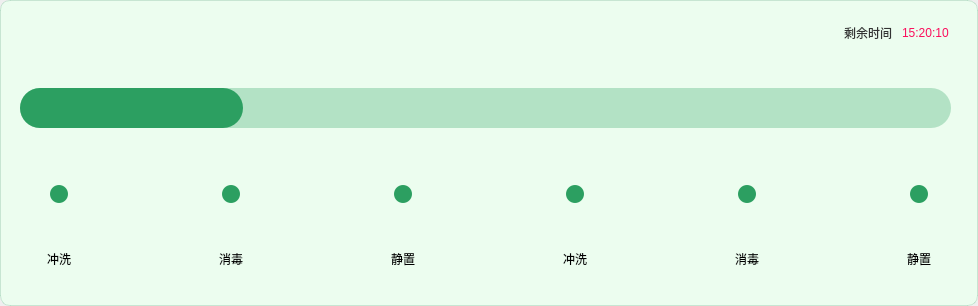
<?xml version="1.0" encoding="UTF-8"?>
<ui version="4.0">
 <class>Form</class>
 <widget class="QWidget" name="Form">
  <property name="geometry">
   <rect>
    <x>0</x>
    <y>0</y>
    <width>978</width>
    <height>306</height>
   </rect>
  </property>
  <property name="windowTitle">
   <string>Form</string>
  </property>
  <layout class="QHBoxLayout" name="horizontalLayout">
   <property name="spacing">
    <number>0</number>
   </property>
   <property name="leftMargin">
    <number>0</number>
   </property>
   <property name="topMargin">
    <number>0</number>
   </property>
   <property name="rightMargin">
    <number>0</number>
   </property>
   <property name="bottomMargin">
    <number>0</number>
   </property>
   <item>
    <widget class="QWidget" name="widget" native="true">
     <property name="styleSheet">
      <string notr="true">QWidget#widget{
	background-color:rgba(236, 253, 239, 1);
	border: 1px solid rgba(44, 159, 97, 0.20);
	border-radius:10px;
}</string>
     </property>
     <layout class="QVBoxLayout" name="verticalLayout" stretch="1,1,10">
      <property name="spacing">
       <number>0</number>
      </property>
      <property name="leftMargin">
       <number>0</number>
      </property>
      <property name="topMargin">
       <number>0</number>
      </property>
      <property name="rightMargin">
       <number>0</number>
      </property>
      <property name="bottomMargin">
       <number>0</number>
      </property>
      <item>
       <widget class="QWidget" name="widget_2" native="true">
        <layout class="QHBoxLayout" name="horizontalLayout_3">
         <property name="spacing">
          <number>10</number>
         </property>
         <property name="leftMargin">
          <number>0</number>
         </property>
         <property name="topMargin">
          <number>20</number>
         </property>
         <property name="rightMargin">
          <number>29</number>
         </property>
         <property name="bottomMargin">
          <number>0</number>
         </property>
         <item>
          <spacer name="horizontalSpacer">
           <property name="orientation">
            <enum>Qt::Horizontal</enum>
           </property>
           <property name="sizeHint" stdset="0">
            <size>
             <width>40</width>
             <height>20</height>
            </size>
           </property>
          </spacer>
         </item>
         <item>
          <widget class="QLabel" name="label">
           <property name="minimumSize">
            <size>
             <width>25</width>
             <height>25</height>
            </size>
           </property>
           <property name="maximumSize">
            <size>
             <width>25</width>
             <height>25</height>
            </size>
           </property>
           <property name="styleSheet">
            <string notr="true">border-image: url(:/icon/icon_clean_load_clock.png);</string>
           </property>
           <property name="text">
            <string/>
           </property>
          </widget>
         </item>
         <item>
          <widget class="QLabel" name="label_2">
           <property name="styleSheet">
            <string notr="true">color:rgba(51, 51, 51, 1);</string>
           </property>
           <property name="text">
            <string>剩余时间</string>
           </property>
          </widget>
         </item>
         <item>
          <widget class="QLabel" name="l_date">
           <property name="styleSheet">
            <string notr="true">color:rgba(251, 13, 92, 1);</string>
           </property>
           <property name="text">
            <string>15:20:10</string>
           </property>
          </widget>
         </item>
        </layout>
       </widget>
      </item>
      <item>
       <widget class="QWidget" name="widget_3" native="true">
        <layout class="QHBoxLayout" name="horizontalLayout_2">
         <property name="spacing">
          <number>0</number>
         </property>
         <property name="leftMargin">
          <number>20</number>
         </property>
         <property name="topMargin">
          <number>43</number>
         </property>
         <property name="rightMargin">
          <number>27</number>
         </property>
         <property name="bottomMargin">
          <number>0</number>
         </property>
         <item>
          <widget class="QProgressBar" name="progressBar">
           <property name="minimumSize">
            <size>
             <width>0</width>
             <height>40</height>
            </size>
           </property>
           <property name="maximumSize">
            <size>
             <width>5000</width>
             <height>40</height>
            </size>
           </property>
           <property name="styleSheet">
            <string notr="true">QProgressBar{
	color:white;
	border-radius:20px;
	background-color:rgb(179, 226, 197);
	text-align:center;
}
QProgressBar::chunk{
	
	border-radius:20px;			
	background-color:rgb(44, 159, 97);
}</string>
           </property>
           <property name="value">
            <number>24</number>
           </property>
           <property name="textVisible">
            <bool>false</bool>
           </property>
          </widget>
         </item>
        </layout>
       </widget>
      </item>
      <item>
       <widget class="QWidget" name="widget_4" native="true">
        <property name="styleSheet">
         <string notr="true">background-color:transparent;</string>
        </property>
        <layout class="QVBoxLayout" name="verticalLayout_2">
         <property name="spacing">
          <number>0</number>
         </property>
         <property name="leftMargin">
          <number>0</number>
         </property>
         <property name="topMargin">
          <number>0</number>
         </property>
         <property name="rightMargin">
          <number>0</number>
         </property>
         <property name="bottomMargin">
          <number>0</number>
         </property>
         <item>
          <widget class="QWidget" name="widget_6" native="true">
           <layout class="QHBoxLayout" name="horizontalLayout_15">
            <property name="spacing">
             <number>0</number>
            </property>
            <property name="leftMargin">
             <number>0</number>
            </property>
            <property name="topMargin">
             <number>0</number>
            </property>
            <property name="rightMargin">
             <number>0</number>
            </property>
            <property name="bottomMargin">
             <number>0</number>
            </property>
            <item>
             <widget class="QWidget" name="widget_7" native="true">
              <layout class="QVBoxLayout" name="verticalLayout_3">
               <property name="spacing">
                <number>10</number>
               </property>
               <property name="leftMargin">
                <number>0</number>
               </property>
               <property name="topMargin">
                <number>39</number>
               </property>
               <property name="rightMargin">
                <number>0</number>
               </property>
               <property name="bottomMargin">
                <number>20</number>
               </property>
               <item>
                <widget class="QWidget" name="widget_8" native="true">
                 <layout class="QHBoxLayout" name="horizontalLayout_5">
                  <property name="spacing">
                   <number>0</number>
                  </property>
                  <property name="leftMargin">
                   <number>50</number>
                  </property>
                  <property name="topMargin">
                   <number>0</number>
                  </property>
                  <property name="rightMargin">
                   <number>50</number>
                  </property>
                  <property name="bottomMargin">
                   <number>0</number>
                  </property>
                  <item>
                   <spacer name="horizontalSpacer_2">
                    <property name="orientation">
                     <enum>Qt::Horizontal</enum>
                    </property>
                    <property name="sizeHint" stdset="0">
                     <size>
                      <width>0</width>
                      <height>20</height>
                     </size>
                    </property>
                   </spacer>
                  </item>
                  <item>
                   <widget class="QLabel" name="l_1">
                    <property name="minimumSize">
                     <size>
                      <width>18</width>
                      <height>18</height>
                     </size>
                    </property>
                    <property name="maximumSize">
                     <size>
                      <width>18</width>
                      <height>18</height>
                     </size>
                    </property>
                    <property name="styleSheet">
                     <string notr="true">background-color:rgba(44, 159, 97, 1);
border-radius:9px;
</string>
                    </property>
                    <property name="text">
                     <string/>
                    </property>
                   </widget>
                  </item>
                  <item>
                   <spacer name="horizontalSpacer_3">
                    <property name="orientation">
                     <enum>Qt::Horizontal</enum>
                    </property>
                    <property name="sizeHint" stdset="0">
                     <size>
                      <width>0</width>
                      <height>20</height>
                     </size>
                    </property>
                   </spacer>
                  </item>
                 </layout>
                </widget>
               </item>
               <item>
                <widget class="QLabel" name="label_24">
                 <property name="text">
                  <string>冲洗</string>
                 </property>
                 <property name="alignment">
                  <set>Qt::AlignCenter</set>
                 </property>
                </widget>
               </item>
              </layout>
             </widget>
            </item>
            <item>
             <widget class="QWidget" name="widget_9" native="true">
              <layout class="QVBoxLayout" name="verticalLayout_4">
               <property name="spacing">
                <number>10</number>
               </property>
               <property name="leftMargin">
                <number>0</number>
               </property>
               <property name="topMargin">
                <number>39</number>
               </property>
               <property name="rightMargin">
                <number>0</number>
               </property>
               <property name="bottomMargin">
                <number>0</number>
               </property>
               <item>
                <widget class="QWidget" name="widget_5" native="true">
                 <layout class="QHBoxLayout" name="horizontalLayout_4">
                  <property name="spacing">
                   <number>0</number>
                  </property>
                  <property name="leftMargin">
                   <number>0</number>
                  </property>
                  <property name="topMargin">
                   <number>0</number>
                  </property>
                  <property name="rightMargin">
                   <number>0</number>
                  </property>
                  <property name="bottomMargin">
                   <number>0</number>
                  </property>
                  <item>
                   <widget class="QLabel" name="i_1">
                    <property name="minimumSize">
                     <size>
                      <width>54</width>
                      <height>18</height>
                     </size>
                    </property>
                    <property name="maximumSize">
                     <size>
                      <width>54</width>
                      <height>18</height>
                     </size>
                    </property>
                    <property name="styleSheet">
                     <string notr="true">border-image:url(:/icon/icon_clean_load_over.png);</string>
                    </property>
                    <property name="text">
                     <string/>
                    </property>
                   </widget>
                  </item>
                 </layout>
                </widget>
               </item>
               <item>
                <widget class="QLabel" name="label_3">
                 <property name="text">
                  <string/>
                 </property>
                </widget>
               </item>
              </layout>
             </widget>
            </item>
            <item>
             <widget class="QWidget" name="widget_11" native="true">
              <layout class="QVBoxLayout" name="verticalLayout_6">
               <property name="spacing">
                <number>10</number>
               </property>
               <property name="leftMargin">
                <number>0</number>
               </property>
               <property name="topMargin">
                <number>39</number>
               </property>
               <property name="rightMargin">
                <number>0</number>
               </property>
               <property name="bottomMargin">
                <number>20</number>
               </property>
               <item>
                <widget class="QWidget" name="widget_12" native="true">
                 <layout class="QHBoxLayout" name="horizontalLayout_6">
                  <property name="spacing">
                   <number>0</number>
                  </property>
                  <property name="leftMargin">
                   <number>50</number>
                  </property>
                  <property name="topMargin">
                   <number>0</number>
                  </property>
                  <property name="rightMargin">
                   <number>50</number>
                  </property>
                  <property name="bottomMargin">
                   <number>0</number>
                  </property>
                  <item>
                   <spacer name="horizontalSpacer_4">
                    <property name="orientation">
                     <enum>Qt::Horizontal</enum>
                    </property>
                    <property name="sizeHint" stdset="0">
                     <size>
                      <width>3</width>
                      <height>20</height>
                     </size>
                    </property>
                   </spacer>
                  </item>
                  <item>
                   <widget class="QLabel" name="l_2">
                    <property name="minimumSize">
                     <size>
                      <width>18</width>
                      <height>18</height>
                     </size>
                    </property>
                    <property name="maximumSize">
                     <size>
                      <width>18</width>
                      <height>18</height>
                     </size>
                    </property>
                    <property name="styleSheet">
                     <string notr="true">background-color:rgba(44, 159, 97, 1);
border-radius:9px;
</string>
                    </property>
                    <property name="text">
                     <string/>
                    </property>
                   </widget>
                  </item>
                  <item>
                   <spacer name="horizontalSpacer_5">
                    <property name="orientation">
                     <enum>Qt::Horizontal</enum>
                    </property>
                    <property name="sizeHint" stdset="0">
                     <size>
                      <width>4</width>
                      <height>20</height>
                     </size>
                    </property>
                   </spacer>
                  </item>
                 </layout>
                </widget>
               </item>
               <item>
                <widget class="QLabel" name="label_25">
                 <property name="text">
                  <string>消毒</string>
                 </property>
                 <property name="alignment">
                  <set>Qt::AlignCenter</set>
                 </property>
                </widget>
               </item>
              </layout>
             </widget>
            </item>
            <item>
             <widget class="QWidget" name="widget_10" native="true">
              <layout class="QVBoxLayout" name="verticalLayout_5">
               <property name="spacing">
                <number>10</number>
               </property>
               <property name="leftMargin">
                <number>0</number>
               </property>
               <property name="topMargin">
                <number>39</number>
               </property>
               <property name="rightMargin">
                <number>0</number>
               </property>
               <property name="bottomMargin">
                <number>0</number>
               </property>
               <item>
                <widget class="QWidget" name="widget_13" native="true">
                 <layout class="QHBoxLayout" name="horizontalLayout_11">
                  <property name="spacing">
                   <number>0</number>
                  </property>
                  <property name="leftMargin">
                   <number>0</number>
                  </property>
                  <property name="topMargin">
                   <number>0</number>
                  </property>
                  <property name="rightMargin">
                   <number>0</number>
                  </property>
                  <property name="bottomMargin">
                   <number>0</number>
                  </property>
                  <item>
                   <widget class="QLabel" name="i_2">
                    <property name="minimumSize">
                     <size>
                      <width>54</width>
                      <height>18</height>
                     </size>
                    </property>
                    <property name="maximumSize">
                     <size>
                      <width>54</width>
                      <height>18</height>
                     </size>
                    </property>
                    <property name="styleSheet">
                     <string notr="true">border-image:url(:/icon/icon_clean_load_over.png);</string>
                    </property>
                    <property name="text">
                     <string/>
                    </property>
                   </widget>
                  </item>
                 </layout>
                </widget>
               </item>
               <item>
                <widget class="QLabel" name="label_4">
                 <property name="text">
                  <string/>
                 </property>
                </widget>
               </item>
              </layout>
             </widget>
            </item>
            <item>
             <widget class="QWidget" name="widget_14" native="true">
              <layout class="QVBoxLayout" name="verticalLayout_8">
               <property name="spacing">
                <number>10</number>
               </property>
               <property name="leftMargin">
                <number>0</number>
               </property>
               <property name="topMargin">
                <number>39</number>
               </property>
               <property name="rightMargin">
                <number>0</number>
               </property>
               <property name="bottomMargin">
                <number>20</number>
               </property>
               <item>
                <widget class="QWidget" name="widget_15" native="true">
                 <layout class="QHBoxLayout" name="horizontalLayout_7">
                  <property name="spacing">
                   <number>0</number>
                  </property>
                  <property name="leftMargin">
                   <number>50</number>
                  </property>
                  <property name="topMargin">
                   <number>0</number>
                  </property>
                  <property name="rightMargin">
                   <number>50</number>
                  </property>
                  <property name="bottomMargin">
                   <number>0</number>
                  </property>
                  <item>
                   <spacer name="horizontalSpacer_6">
                    <property name="orientation">
                     <enum>Qt::Horizontal</enum>
                    </property>
                    <property name="sizeHint" stdset="0">
                     <size>
                      <width>3</width>
                      <height>20</height>
                     </size>
                    </property>
                   </spacer>
                  </item>
                  <item>
                   <widget class="QLabel" name="l_3">
                    <property name="minimumSize">
                     <size>
                      <width>18</width>
                      <height>18</height>
                     </size>
                    </property>
                    <property name="maximumSize">
                     <size>
                      <width>18</width>
                      <height>18</height>
                     </size>
                    </property>
                    <property name="styleSheet">
                     <string notr="true">background-color:rgba(44, 159, 97, 1);
border-radius:9px;
</string>
                    </property>
                    <property name="text">
                     <string/>
                    </property>
                   </widget>
                  </item>
                  <item>
                   <spacer name="horizontalSpacer_7">
                    <property name="orientation">
                     <enum>Qt::Horizontal</enum>
                    </property>
                    <property name="sizeHint" stdset="0">
                     <size>
                      <width>4</width>
                      <height>20</height>
                     </size>
                    </property>
                   </spacer>
                  </item>
                 </layout>
                </widget>
               </item>
               <item>
                <widget class="QLabel" name="label_26">
                 <property name="text">
                  <string>静置</string>
                 </property>
                 <property name="alignment">
                  <set>Qt::AlignCenter</set>
                 </property>
                </widget>
               </item>
              </layout>
             </widget>
            </item>
            <item>
             <widget class="QWidget" name="widget_16" native="true">
              <layout class="QVBoxLayout" name="verticalLayout_7">
               <property name="spacing">
                <number>10</number>
               </property>
               <property name="leftMargin">
                <number>0</number>
               </property>
               <property name="topMargin">
                <number>39</number>
               </property>
               <property name="rightMargin">
                <number>0</number>
               </property>
               <property name="bottomMargin">
                <number>0</number>
               </property>
               <item>
                <widget class="QWidget" name="widget_19" native="true">
                 <layout class="QHBoxLayout" name="horizontalLayout_12">
                  <property name="spacing">
                   <number>0</number>
                  </property>
                  <property name="leftMargin">
                   <number>0</number>
                  </property>
                  <property name="topMargin">
                   <number>0</number>
                  </property>
                  <property name="rightMargin">
                   <number>0</number>
                  </property>
                  <property name="bottomMargin">
                   <number>0</number>
                  </property>
                  <item>
                   <widget class="QLabel" name="i_3">
                    <property name="minimumSize">
                     <size>
                      <width>54</width>
                      <height>18</height>
                     </size>
                    </property>
                    <property name="maximumSize">
                     <size>
                      <width>54</width>
                      <height>18</height>
                     </size>
                    </property>
                    <property name="styleSheet">
                     <string notr="true">border-image:url(:/icon/icon_clean_load_over.png);</string>
                    </property>
                    <property name="text">
                     <string/>
                    </property>
                   </widget>
                  </item>
                 </layout>
                </widget>
               </item>
               <item>
                <widget class="QLabel" name="label_5">
                 <property name="text">
                  <string/>
                 </property>
                </widget>
               </item>
              </layout>
             </widget>
            </item>
            <item>
             <widget class="QWidget" name="widget_17" native="true">
              <layout class="QVBoxLayout" name="verticalLayout_10">
               <property name="spacing">
                <number>10</number>
               </property>
               <property name="leftMargin">
                <number>0</number>
               </property>
               <property name="topMargin">
                <number>39</number>
               </property>
               <property name="rightMargin">
                <number>0</number>
               </property>
               <property name="bottomMargin">
                <number>20</number>
               </property>
               <item>
                <widget class="QWidget" name="widget_18" native="true">
                 <layout class="QHBoxLayout" name="horizontalLayout_8">
                  <property name="spacing">
                   <number>0</number>
                  </property>
                  <property name="leftMargin">
                   <number>50</number>
                  </property>
                  <property name="topMargin">
                   <number>0</number>
                  </property>
                  <property name="rightMargin">
                   <number>50</number>
                  </property>
                  <property name="bottomMargin">
                   <number>0</number>
                  </property>
                  <item>
                   <spacer name="horizontalSpacer_8">
                    <property name="orientation">
                     <enum>Qt::Horizontal</enum>
                    </property>
                    <property name="sizeHint" stdset="0">
                     <size>
                      <width>3</width>
                      <height>20</height>
                     </size>
                    </property>
                   </spacer>
                  </item>
                  <item>
                   <widget class="QLabel" name="l_4">
                    <property name="minimumSize">
                     <size>
                      <width>18</width>
                      <height>18</height>
                     </size>
                    </property>
                    <property name="maximumSize">
                     <size>
                      <width>18</width>
                      <height>18</height>
                     </size>
                    </property>
                    <property name="styleSheet">
                     <string notr="true">background-color:rgba(44, 159, 97, 1);
border-radius:9px;
</string>
                    </property>
                    <property name="text">
                     <string/>
                    </property>
                   </widget>
                  </item>
                  <item>
                   <spacer name="horizontalSpacer_9">
                    <property name="orientation">
                     <enum>Qt::Horizontal</enum>
                    </property>
                    <property name="sizeHint" stdset="0">
                     <size>
                      <width>4</width>
                      <height>20</height>
                     </size>
                    </property>
                   </spacer>
                  </item>
                 </layout>
                </widget>
               </item>
               <item>
                <widget class="QLabel" name="label_27">
                 <property name="text">
                  <string>冲洗</string>
                 </property>
                 <property name="alignment">
                  <set>Qt::AlignCenter</set>
                 </property>
                </widget>
               </item>
              </layout>
             </widget>
            </item>
            <item>
             <widget class="QWidget" name="widget_24" native="true">
              <layout class="QVBoxLayout" name="verticalLayout_9">
               <property name="spacing">
                <number>10</number>
               </property>
               <property name="leftMargin">
                <number>0</number>
               </property>
               <property name="topMargin">
                <number>39</number>
               </property>
               <property name="rightMargin">
                <number>0</number>
               </property>
               <property name="bottomMargin">
                <number>0</number>
               </property>
               <item>
                <widget class="QWidget" name="widget_25" native="true">
                 <layout class="QHBoxLayout" name="horizontalLayout_13">
                  <property name="spacing">
                   <number>0</number>
                  </property>
                  <property name="leftMargin">
                   <number>0</number>
                  </property>
                  <property name="topMargin">
                   <number>0</number>
                  </property>
                  <property name="rightMargin">
                   <number>0</number>
                  </property>
                  <property name="bottomMargin">
                   <number>0</number>
                  </property>
                  <item>
                   <widget class="QLabel" name="i_4">
                    <property name="minimumSize">
                     <size>
                      <width>54</width>
                      <height>18</height>
                     </size>
                    </property>
                    <property name="maximumSize">
                     <size>
                      <width>54</width>
                      <height>18</height>
                     </size>
                    </property>
                    <property name="styleSheet">
                     <string notr="true">border-image:url(:/icon/icon_clean_load_over.png);</string>
                    </property>
                    <property name="text">
                     <string/>
                    </property>
                   </widget>
                  </item>
                 </layout>
                </widget>
               </item>
               <item>
                <widget class="QLabel" name="label_6">
                 <property name="text">
                  <string/>
                 </property>
                </widget>
               </item>
              </layout>
             </widget>
            </item>
            <item>
             <widget class="QWidget" name="widget_20" native="true">
              <layout class="QVBoxLayout" name="verticalLayout_12">
               <property name="spacing">
                <number>10</number>
               </property>
               <property name="leftMargin">
                <number>0</number>
               </property>
               <property name="topMargin">
                <number>39</number>
               </property>
               <property name="rightMargin">
                <number>0</number>
               </property>
               <property name="bottomMargin">
                <number>20</number>
               </property>
               <item>
                <widget class="QWidget" name="widget_21" native="true">
                 <layout class="QHBoxLayout" name="horizontalLayout_9">
                  <property name="spacing">
                   <number>0</number>
                  </property>
                  <property name="leftMargin">
                   <number>50</number>
                  </property>
                  <property name="topMargin">
                   <number>0</number>
                  </property>
                  <property name="rightMargin">
                   <number>50</number>
                  </property>
                  <property name="bottomMargin">
                   <number>0</number>
                  </property>
                  <item>
                   <spacer name="horizontalSpacer_10">
                    <property name="orientation">
                     <enum>Qt::Horizontal</enum>
                    </property>
                    <property name="sizeHint" stdset="0">
                     <size>
                      <width>3</width>
                      <height>20</height>
                     </size>
                    </property>
                   </spacer>
                  </item>
                  <item>
                   <widget class="QLabel" name="l_5">
                    <property name="minimumSize">
                     <size>
                      <width>18</width>
                      <height>18</height>
                     </size>
                    </property>
                    <property name="maximumSize">
                     <size>
                      <width>18</width>
                      <height>18</height>
                     </size>
                    </property>
                    <property name="styleSheet">
                     <string notr="true">background-color:rgba(44, 159, 97, 1);
border-radius:9px;
</string>
                    </property>
                    <property name="text">
                     <string/>
                    </property>
                   </widget>
                  </item>
                  <item>
                   <spacer name="horizontalSpacer_11">
                    <property name="orientation">
                     <enum>Qt::Horizontal</enum>
                    </property>
                    <property name="sizeHint" stdset="0">
                     <size>
                      <width>4</width>
                      <height>20</height>
                     </size>
                    </property>
                   </spacer>
                  </item>
                 </layout>
                </widget>
               </item>
               <item>
                <widget class="QLabel" name="label_28">
                 <property name="text">
                  <string>消毒</string>
                 </property>
                 <property name="alignment">
                  <set>Qt::AlignCenter</set>
                 </property>
                </widget>
               </item>
              </layout>
             </widget>
            </item>
            <item>
             <widget class="QWidget" name="widget_26" native="true">
              <layout class="QVBoxLayout" name="verticalLayout_11">
               <property name="spacing">
                <number>10</number>
               </property>
               <property name="leftMargin">
                <number>0</number>
               </property>
               <property name="topMargin">
                <number>39</number>
               </property>
               <property name="rightMargin">
                <number>0</number>
               </property>
               <property name="bottomMargin">
                <number>0</number>
               </property>
               <item>
                <widget class="QWidget" name="widget_27" native="true">
                 <layout class="QHBoxLayout" name="horizontalLayout_14">
                  <property name="spacing">
                   <number>0</number>
                  </property>
                  <property name="leftMargin">
                   <number>0</number>
                  </property>
                  <property name="topMargin">
                   <number>0</number>
                  </property>
                  <property name="rightMargin">
                   <number>0</number>
                  </property>
                  <property name="bottomMargin">
                   <number>0</number>
                  </property>
                  <item>
                   <widget class="QLabel" name="i_5">
                    <property name="minimumSize">
                     <size>
                      <width>54</width>
                      <height>18</height>
                     </size>
                    </property>
                    <property name="maximumSize">
                     <size>
                      <width>54</width>
                      <height>18</height>
                     </size>
                    </property>
                    <property name="styleSheet">
                     <string notr="true">border-image:url(:/icon/icon_clean_load_over.png);</string>
                    </property>
                    <property name="text">
                     <string/>
                    </property>
                   </widget>
                  </item>
                 </layout>
                </widget>
               </item>
               <item>
                <widget class="QLabel" name="label_7">
                 <property name="text">
                  <string/>
                 </property>
                </widget>
               </item>
              </layout>
             </widget>
            </item>
            <item>
             <widget class="QWidget" name="widget_22" native="true">
              <layout class="QVBoxLayout" name="verticalLayout_13">
               <property name="spacing">
                <number>10</number>
               </property>
               <property name="leftMargin">
                <number>0</number>
               </property>
               <property name="topMargin">
                <number>39</number>
               </property>
               <property name="rightMargin">
                <number>0</number>
               </property>
               <property name="bottomMargin">
                <number>20</number>
               </property>
               <item>
                <widget class="QWidget" name="widget_23" native="true">
                 <layout class="QHBoxLayout" name="horizontalLayout_10">
                  <property name="spacing">
                   <number>0</number>
                  </property>
                  <property name="leftMargin">
                   <number>50</number>
                  </property>
                  <property name="topMargin">
                   <number>0</number>
                  </property>
                  <property name="rightMargin">
                   <number>50</number>
                  </property>
                  <property name="bottomMargin">
                   <number>0</number>
                  </property>
                  <item>
                   <spacer name="horizontalSpacer_12">
                    <property name="orientation">
                     <enum>Qt::Horizontal</enum>
                    </property>
                    <property name="sizeHint" stdset="0">
                     <size>
                      <width>3</width>
                      <height>20</height>
                     </size>
                    </property>
                   </spacer>
                  </item>
                  <item>
                   <widget class="QLabel" name="l_6">
                    <property name="minimumSize">
                     <size>
                      <width>18</width>
                      <height>18</height>
                     </size>
                    </property>
                    <property name="maximumSize">
                     <size>
                      <width>18</width>
                      <height>18</height>
                     </size>
                    </property>
                    <property name="styleSheet">
                     <string notr="true">background-color:rgba(44, 159, 97, 1);
border-radius:9px;
</string>
                    </property>
                    <property name="text">
                     <string/>
                    </property>
                   </widget>
                  </item>
                  <item>
                   <spacer name="horizontalSpacer_13">
                    <property name="orientation">
                     <enum>Qt::Horizontal</enum>
                    </property>
                    <property name="sizeHint" stdset="0">
                     <size>
                      <width>4</width>
                      <height>20</height>
                     </size>
                    </property>
                   </spacer>
                  </item>
                 </layout>
                </widget>
               </item>
               <item>
                <widget class="QLabel" name="label_29">
                 <property name="text">
                  <string>静置</string>
                 </property>
                 <property name="alignment">
                  <set>Qt::AlignCenter</set>
                 </property>
                </widget>
               </item>
              </layout>
             </widget>
            </item>
           </layout>
          </widget>
         </item>
        </layout>
       </widget>
      </item>
     </layout>
    </widget>
   </item>
  </layout>
 </widget>
 <resources>
  <include location="../drawable/drawable.qrc"/>
 </resources>
 <connections/>
</ui>
